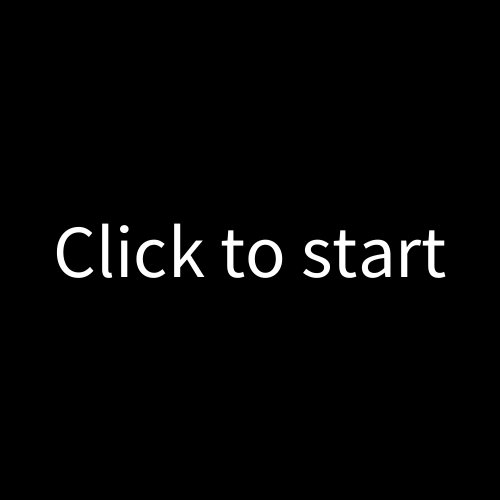
Frame 1 (no input)
Frame 60 (the mouse pressed at the canvas centre just before this capture): identical to frame 1, image omitted
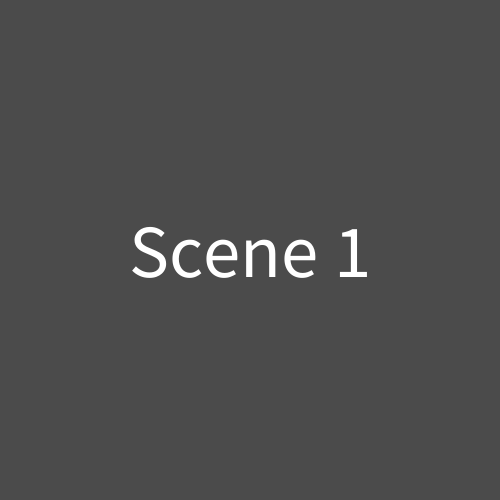
Frame 120 (the mouse held since frame 60 and released just before this capture)

The Processing sketch that drew these frames (run headless with seeded random() and noise(); from frame 60 on, the mouse is pressed at the canvas centre):

// Processing sketch: Scenes
// ── Scenes.pde
int scene = 0;
int scene_max = 3;

void setup()
{
  size(500, 500);
  textSize(75);
  textAlign(CENTER, CENTER);
}

void draw()
{
  if (scene == 0)
  {
    background(0);
    text("Click to start", width/2, height/2);
  }
  else if (scene == 1)
  {
    background(75);
    text("Scene 1", width/2, height/2);
  }
  else if (scene == 2)
  {
    background(150);
    text("Scene 2", width/2, height/2);
  }
  else if (scene == 3)
  {
    background(225);
    text("Done!", width/2, height/2);
  }
}

void mousePressed()
{
 if (scene < scene_max)
   scene ++;
}
